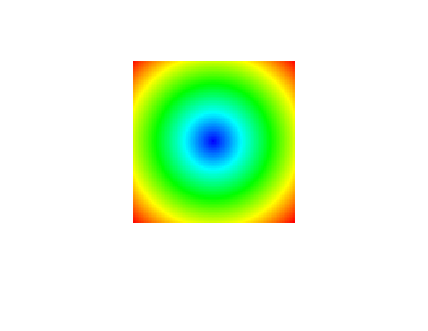
%> input picture matImage-master/matImage-master/matImage/util/blue2redColorMap.png, 428 x 331 px
$ octave --eval "result = imCannyEdgeDetector(rgb2gray(imread('../util/blue2redColorMap.png')));"   (GNU Octave 9; MATLAB toolbox functions it lacks are replaced by stand-ins)
%> lines starting %> are read from the running program, lines starting %| are printed output that depends on the picture; in (x1, y1, x2, y2) boxes, pixels count from 0 and x2, y2 are one past the last pixel; in counts of white or black regions, pixels touching at a corner belong together; the program's own positions count from 1
### matImage-master/matImage-master/matImage/imFilters/imGaussianFilter.m
function res = imGaussianFilter(img, kernelSize, sigma, varargin)
%> called with kernelSize = [5 5], sigma = 1.4
%IMGAUSSIANFILTER Apply gaussian filter to an image, using separability
%
%   IMGF = imGaussianFilter(IMG, SIZE, SIGMA)
%   Applies gaussian filtering on input image IMG with kernel size defined
%   by SIZE and SIGMA.
%   IMG is the input image,
%   SIZE is the size of the convolution kernel, either as a scalar, or as a
%   1-by-ND row vector containging size in the X, Y, and eventually z
%   direction. Default is 3.
%   SIGMA is the width of the kernel, either as a scalar (the same sigma
%   will be used in each direction), or as a row vector containing sigmax,
%   sigmay, and eventually sigmaz. Default is SIZE/2.
%
%   IMGF = imGaussianFilter(IMG, SIZE, SIGMA, OPTIONS)
%   Apply the same kind of options than for imfilter.
%
%   The function works for 2D or 3D images, for grayscale or color images.
%   In case of color images, the filtering is repeated for each channel of
%   the image.
%
%
%   Example
%     % Gaussian filter of a grayscale image
%     img = imread('cameraman.tif');
%     imgf = imGaussianFilter(img, 11, 4);
%     % is equivalent, but is in general faster, that:
%     imgf2 = imfilter(img, fspecial('gaussian', 11, 4));
%
%     % Using anisotropic filtering
%     img = imread('cameraman.tif');
%     imgf = imGaussianFilter(img, [13 5], [4 2]);
%     figure; subplot(121); imshow(img); subplot(122); imshow(imgf);
%
%     % Gaussian filtering of a color image
%     img = imread('peppers.png');
%     imgf = imGaussianFilter(img, [5 5], [2 2]);
%     imshow(imgf)
%
%   Note that there can be slight differences due to rounding effects. To
%   minimize them, it is possible to use something like:
%   imgf3 = uint8(imGaussianFilter(single(img), 11, 4));
%
%   See also
%   gaussianKernel3d, imfilter, fspecial
%
%   Requires
%   imfilter in the image processing toolbox

% ------
% Author: David Legland
% e-mail: david.legland@grignon.inra.fr
% Created: 2010-11-09,    using Matlab 7.9.0.529 (R2009b)
% Copyright 2010 INRA - Cepia Software Platform.


%% Dispatch processing in case of color images

% compute image dimension
nd = ndims(img);
%> nd = 2

% case of color images

if isColorImage(img)
    % allocate result for memory by duplicating original image
    res = img;
    if nd == 3
        for i = 1:3
            % filter each channel of the 2D image
            res(:,:,i) = imGaussianFilter(img(:,:,i), ...
                kernelSize, sigma, varargin{:});
        end
    else
        for i = 1:3
            % filter each channel of the 3D image
            res(:,:,i,:) = imGaussianFilter(img(:,:,i,:), ...
                kernelSize, sigma, varargin{:});
        end
    end
    return;

end


%% Process input arguments

% process kernel size
if nargin < 2
    kernelSize = 3;
end
if length(kernelSize) == 1
    kernelSize = repmat(kernelSize, 1, nd);
end

% process filter sigma
if nargin < 3
    sigma = kernelSize / 2;
end
if length(sigma) == 1
    sigma = repmat(sigma, 1, nd);
%> sigma = [1.4 1.4]
end


%% Main processing

% init result
res = img;
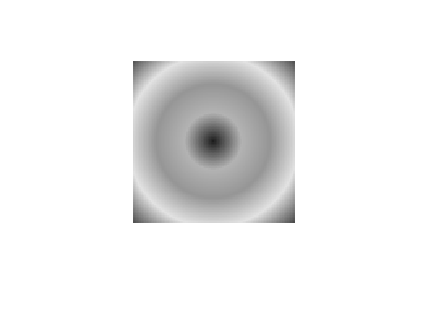
%> res: size 331x428 uint8; min 29, max 255, mean 239.9

% apply a 1D filter in each direction
for i = 1:nd
    % compute spatial reference
    refSize = (kernelSize(i) - 1) / 2;
    s0 = floor(refSize);
    s1 = ceil(refSize);
    lx = -s0:s1;

    % compute normalized kernel
    sigma2 = 2 * sigma(i) .^ 2;
    h = exp(-(lx.^2 / sigma2));
    h = h / sum(h);

    % reshape
    newDim = [ones(1, i-1) kernelSize(i) ones(1, nd-i)];
    newDim = newDim([2 1 3:nd]);

    h = reshape(h, newDim);

    % apply filtering along one direction
    res = imfilter(res, h, varargin{:});
end

### matImage-master/matImage-master/matImage/imMeasures/isColorImage.m
function b = isColorImage(img)
%ISCOLORIMAGE  Check if an image is a color image
%
%   B = isColorImage(IMG);
%   Returns TRUE if the image IMG is color image. An image is assumed to be
%   color if all conditions are satisfied:
%   - number of dimensions is >= 3
%   - size of third dimension is equal to 3
%   - other dims are not equal to 3 (a 3x3x3 matrix is assumed to be 3D).
%
%   Example
%   isColorImage(imread('cameraman.tif'))
%   ans =
%       0
%
%   isColorImage(imread('peppers.png'))
%   ans =
%       1
%
%   See also
%   is3DImage
%
% ------
% Author: David Legland
% e-mail: david.legland@grignon.inra.fr
% Created: 2010-05-20,    using Matlab 7.9.0.529 (R2009b)
% Copyright 2010 INRA - Cepia Software Platform.

b = true;

% check number of dimension
dim = size(img);
if length(dim)<3
    b = false;
    return
end

% check third dimension
if dim(3)~=3
    b = false;
    return
end

% check other dimensions
if sum(dim([1:2 4:end])~=3)==0
    b = false;
    return
end

### matImage-master/matImage-master/matImage/imFilters/imGradient.m
function varargout = imGradient(img, varargin)
%IMGRADIENT Compute gradient magnitude of a grayscale image
%
%   [DX DY] = imGradient(IMG);
%   [DX DY DZ] = imGradient(IMG);
%   Compute the components of the gradient vector of a 2D or a 3D image.
%   The gradient is computed in each orthogonal direction by using
%   normalised Sobel filters.
%   For a 2D image, gradient magnitude and angle can be computed from:
%   MAG = hypot(DX, DY);
%   ANGLE = atan2(DY, DX);
%
%   GRAD = imGradient(IMG);
%   Compute the gradient magnitude. Magnitude is computed as:
%   - hypot(dx, dy) for 2D images
%   - hypot(hypot(dx, dy), dz) for 3D images
%
%   GRAD = imGradient(IMG, SIGMA);
%   Specifies the width of the kernel (2D only). The size of the kernel is
%   determined automatically from the SIGMA.
%
%   GRAD = imGradient(IMG, 'filter', FILTER);
%   Specifies the filter used for computing gradient in the X direction.
%   Note that fspecial('sobel') or fspecial('prewitt') return unnormalized
%   filters for the Y direction (horizontal gradient).
%
%   ... = imGradient(..., OPTION1, OPTION2...);
%   Will use the given set of options when computing the gradient filter.
%   See the documentation of imfilter for details.
%   Default options are 'conv' and 'replicate'.
%
%   Example
%   % display edge strength computed on cameraman picture
%   img = imread('cameraman.tif');
%   grad = imGradient(img);
%   imshow(grad, [0 max(grad(:))]);
%
%   % compute edge direction on rice picture
%   img = imread('rice.png');
%   [dx dy] = imGradient(img);
%   grad = hypot(dx, dy);
%   theta = atan2(dy, dx);
%   rgb = angle2rgb(theta);     % convert to rgb
%   bin = grad>50;              % select only salient edges
%   rgb(~bin(:,:, [1 1 1])) = 0;% display salient edges orientation
%   imshow(rgb);
%
%   % Uses a different filter (the same as for the "gradient" function)
%   img = imread('cameraman.tif');
%   grad = imGradient(img, 'filter', [1 0 -1]);
%   imshow(grad, [0 max(grad(:))]);
%
%   See also
%   imLaplacian, imMorphoGradient, imHessian
%   imfilter, fspecial, angle2rgb, gradient

% ------
% Author: David Legland
% e-mail: david.legland@nantes.inra.fr
% Created: 2009-08-19,    using Matlab 7.7.0.471 (R2008b)
% Copyright 2009 INRA - Cepia Software Platform.

% HISTORY
% 2010-01-13 add support for gradient direction and filter options
% 2010-02-16 change output format for 2 output parameters, add support
%   for 3D images, and add psb to change filter.
% 2010-03-03 use convolution by default
% 2010-03-05 return result as double, normalize default filter
% 2010-12-06 use 3D kernel by default for 3D images
% 2013-05-20 add support for variable kernel width (2D only)


%% Parse input arguments

% image dimension
dim = size(img);
%> dim = [331 428]

% number of dimension of image (do not manage color images)
nd = length(dim);

% check if the width of the kernel is specified
sigma = 0;
if ~isempty(varargin)
    var1 = varargin{1};
    if isnumeric(var1) && isscalar(var1)
        sigma = var1;
        varargin(1) = [];
    end
end


% default filter for gradient: normalised sobel
if nd <= 2
    if sigma == 0
        % Default 2D case: normalised sobel matrix
        sx = fspecial('sobel')'/8;
    else
        Nx = ceil((3*sigma));
        lx = -Nx:Nx;
        sy = exp(-((lx / sigma) .^2) * .5);
        sx = -(lx / sigma) .* sy;
        sx = sy' * sx;
        sx = sx / sum(sx(sx > 0));
    end

elseif nd == 3
    if sigma == 0
        % Default 3D case: normalisation of 2 classical sobel matrices
        base = [1 2 1]' * [1 2 1];
        base = base / sum(base(:))/2;
        sx = permute(cat(3, base, zeros(3, 3), -base), [2 3 1]);
    else
        Nx = ceil((3*sigma));
        lx = -Nx:Nx;
        sy = exp(-((lx / sigma) .^2) * .5);
        sx = -(lx / sigma) .* sy;
        sz = permute(sy, [3 1 2]);

        n = length(lx);
        tmp = zeros(n, n , n);
        for i = 1:n
            tmp(:,:,i) = sz(i) * sy' * sx;
        end
        sx = tmp;
        sx = sx / sum(sx(sx > 0));
    end

else
    error('Input image must have 2 or 3 dimensions');
end

% check if another gradient filter is proposed
for i = 1:length(varargin)-1
    if strcmp(varargin{i}, 'filter')
        sx = varargin{i+1};
        varargin(i:i+1) = [];
        break;
    end
end
%> after the loop, sx = [0.125 0 -0.125; 0.25 0 -0.25; 0.125 0 -0.125]; varargin = {}

% default options for computations
varargin = [{'replicate'}, {'conv'}, varargin];
%> varargin = {'replicate', 'conv'}


%% Gradient computation

% compute gradients in each main direction
if nd == 2
    % Process 2D Image
    dx = imfilter(double(img), sx, varargin{:});
    dy = imfilter(double(img), sx', varargin{:});
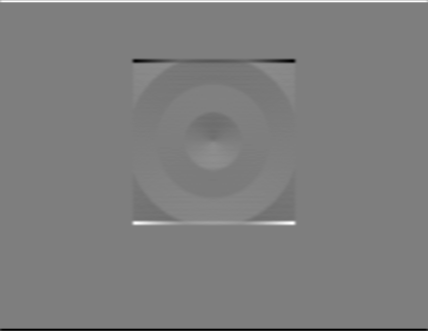
%> dy: size 331x428 double; min -44.5, max 45.5, mean 0; mean of the top-left, top-right, bottom-left and bottom-right quarters 0.3, 0.3, -0.3, -0.3; drawn with min black and max white

elseif nd == 3
    % Process 3D Image
    sy = permute(sx, [2 3 1]);
    sz = permute(sx, [3 1 2]);
    dx = imfilter(double(img), sx, varargin{:});
    dy = imfilter(double(img), sy, varargin{:});
    dz = imfilter(double(img), sz, varargin{:});
end


%% Format output

% Depending on number of output arguments, returns either the gradient
% module, or each component of the gradient vector.
if nargout == 1
    % compute gradient module
    if nd == 2
        varargout{1} = hypot(dx, dy);
    else
        varargout{1} = hypot(hypot(dx, dy), dz);
    end

else
    % return each component of the vector array
    varargout{1} = dx;
    varargout{2} = dy;
    if nd > 2
        varargout{3} = dz;
    end
end

### matImage-master/matImage-master/matImage/imFilters/imCannyEdgeDetector.m
function res = imCannyEdgeDetector(img, varargin)
%IMCANNYEDGEDETECTOR Edge detection using Canny-Deriche method
%
%   EDG = imCannyEdgeDetector(IMG)
%   Compute an edge image from gray-scale image IMG.
%   Works for 2D grayscale images.
%
%   EDG = imCannyEdgeDetector(IMG, THRESHOLD)
%   specify low and high treshold values as a 1-by-2 row vector. Default
%   values are [0.05, 0.15], and corresponds to the fraction of gray scale
%   value of the gradient norm.
%
%   EDG = imCannyEdgeDetector(IMG, THRESHOLD, SIGMA)
%   Also specify the smoothing factor used to filter the image before
%   computing the gradient. Default value is 1.4.
%
%   Example
%     img = imread('peppers.png');
%     img = rgb2gray(img);
%     edg = imCannyEdgeDetector(img);
%     imshow(log(edg+1), []);
%
%   See also
%

% ------
% Author: David Legland
% e-mail: david.legland@grignon.inra.fr
% Created: 2015-02-03,    using Matlab 8.4.0.150421 (R2014b)
% Copyright 2015 INRA - Cepia Software Platform.

%% Process input options

% relative thresholds
relativeThresholds = [.05 .15];
if ~isempty(varargin)
    relativeThresholds = varargin{1};
    varargin(1) = [];
end

% width of gaussian kernel
sigma = 1.4;
if ~isempty(varargin)
    sigma = varargin{1};
end


%% Gradient computation

% gaussian filtering
filterSize = ceil(sigma) * 2 + 1;
imgf = imGaussianFilter(img, [filterSize filterSize], sigma);

% compute gradient components
[gx, gy] = imGradient(imgf);

% convert to polar representation
norm = hypot(gx, gy);
angle = atan2(gy, gx);
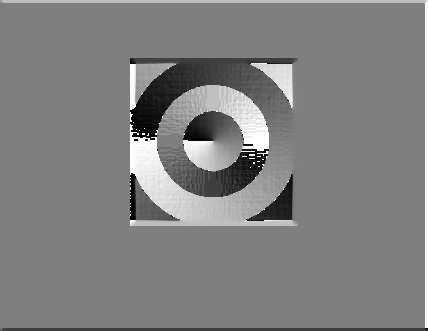
%> angle: size 331x428 double; min -3.13, max 3.14, mean 0.0416; drawn with min black and max white

% compute octant corresponding to gradient main direction
% 0 -> vertical edge
% 1 -> upper-diagonal edge in image coord
% 2 -> horizontal edge
% 3 -> lower-diagonal edge in image coord
octant = mod(round(angle * 4 / pi) + 4, 4);
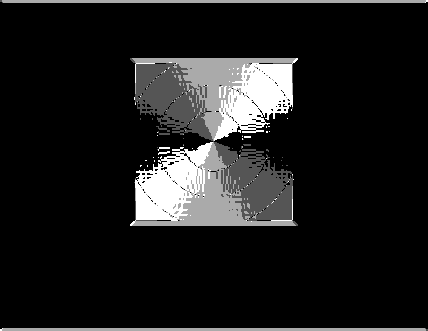
%> octant: size 331x428 double; min 0, max 3, mean 0.338; drawn with min black and max white


%% Non maxima suppression

% identify maxima in the direction perpendicular to the gradient
marker = false(size(img));
for i = 2:size(img, 1)-1
    for j = 2:size(img, 2)-1
        switch octant(i, j)
            case 0, marker(i,j) = norm(i,j) >= max(norm(i,j-1), norm(i,j+1));
            case 1, marker(i,j) = norm(i,j) >= max(norm(i+1,j+1), norm(i-1,j-1));
            case 2, marker(i,j) = norm(i,j) >= max(norm(i+1,j), norm(i-1,j));
            case 3, marker(i,j) = norm(i,j) >= max(norm(i+1,j-1), norm(i-1,j+1));
            otherwise
                warning(['Could not process octant number ' num2str(octant(i,j))]);
        end
    end
end
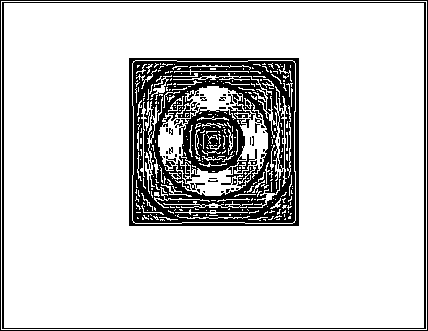
%> marker: size 331x428 logical; 84.3% white; 51 black regions (37 under 20 px), largest, box (x1, y1, x2, y2) and area: (129, 58, 299, 226) 17846, (2, 2, 426, 329) 2148, (0, 0, 428, 331) 1514

% remove non maxima pixels
norm = norm .* marker;
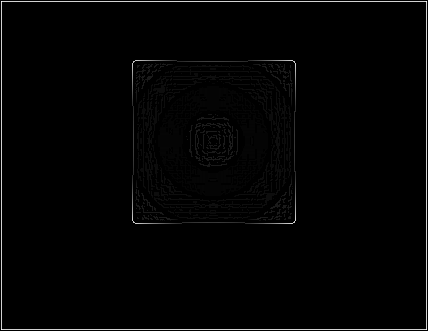
%> norm: size 331x428 double; min 0, max 53.92, mean 0.7; drawn with min black and max white


%% Hysteresis thresholding

% hysteresis thresholding
maxValue = max(norm(:));
%> maxValue = 53.92
bin1 = norm >= maxValue * relativeThresholds(2);
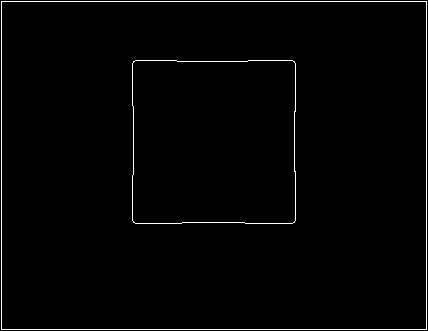
%> bin1: size 331x428 logical; 1.5% white in thin lines or dots
bin2 = norm >= maxValue * relativeThresholds(2);
rec = imreconstruct(bin1, bin2, 8);

% combine image of gradient norm with marker image of relevant maxima
res = norm .* rec;
%> res: size 331x428 double
